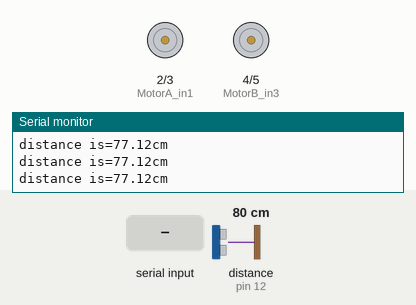
Simulated run of this sketch. Board: Arduino Uno, built with avr-gcc and run on an emulated ATmega328P. Parts: motor-driver pin pairs drawn as motors (green arrow = first pin HIGH = forward, orange = second pin HIGH = backward, longer = more drive, scaled by the enable pin), the last lines printed to the serial monitor. Wiring (inferred from the names in the program): ultrasonic range finder: trigger pin 13; echo pin 12. The inputs (shaded band) are chosen by the test bench; at power-on: distance to the obstacle (sensor on pin 12) 80 cm. The echo pulse lasts 58.3 µs per cm.

Above: at 1.2 s.
1.3 s: "0" received over Serial
2.8 s: "B" received over Serial
4.3 s: byte 53 ('5') received over Serial
At 4.7 s:
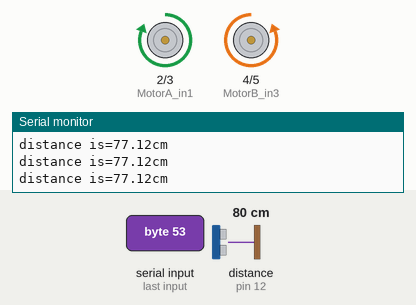
5.8 s: "F" received over Serial
At 7.0 s:
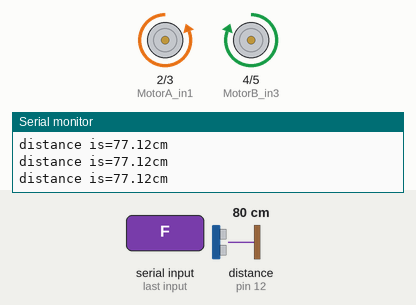
7.3 s: "1" received over Serial
At 8.1 s:
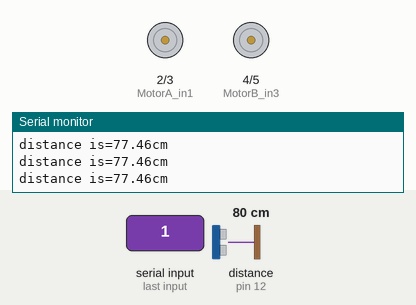
8.8 s: "R" received over Serial
Timing chart, 0 to 11.3 s (numbered marks = the images above; inputs shaded):
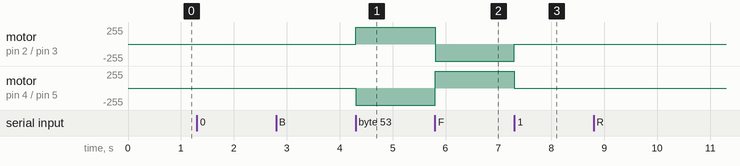

Measured:
- after the input at 4.3 s, motor on pin 2 (MotorA_in1) / pin 3 (MotorA_in2): stopped → forward 255/255 at once; motor on pin 4 (MotorB_in3) / pin 5 (MotorB_in4): stopped → backward 255/255 at once
- after the input at 5.8 s, motor on pin 2 (MotorA_in1) / pin 3 (MotorA_in2): forward 255/255 → backward 255/255 at once; motor on pin 4 (MotorB_in3) / pin 5 (MotorB_in4): backward 255/255 → forward 255/255 at once
- after the input at 7.3 s, motor on pin 2 (MotorA_in1) / pin 3 (MotorA_in2): backward 255/255 → stopped at once; motor on pin 4 (MotorB_in3) / pin 5 (MotorB_in4): forward 255/255 → stopped at once

The sketch:

sketch_sep24a.ino
```cpp
           //book 11 ,12,7,2,4,9,10,3,5 0,1
                     //  ,8,13     ,A0,A1,A2,A3,A4,A5


int trig = 13;    // sonar sensor
int echo = 12;
float distance=25;
float duration;


int MotorA_in1 =2;   //motor driver pin     motor A right side
int MotorA_in2 =3;
int MotorB_in3 =4;     // motor B left side
int MotorB_in4 =5;
int MotorA_PWM =A1;
int MotorB_PWM =A2;

char sms;
int spd= 150;

void setup() {
  Serial.begin(9600);
       pinMode(trig, OUTPUT);  //ultrasonic sensor
       pinMode(echo, INPUT);

  pinMode(MotorA_in1, OUTPUT);
  pinMode(MotorA_in2, OUTPUT);
  pinMode(MotorB_in3, OUTPUT);
  pinMode(MotorB_in4, OUTPUT);
  pinMode(MotorA_PWM, OUTPUT);
  pinMode(MotorB_PWM, OUTPUT);
}

void loop() {
             // default things
        analogWrite(MotorA_PWM, spd);   //used PWM
        analogWrite(MotorB_PWM, spd);

        //ultrasonic sensor
         sonar();


                        // iF you use Andriod Phone

   if(Serial.available()) {
   sms = Serial.read();
            if(distance <25 && distance!=0) {

            self();
            delay(200);
         }


      if(sms == 'B') {
    RobotBackward();
   }
   if(sms == 'F' && distance>25) {
    RobotForward();
   }
   if(sms == 'R' && distance>25) {
    RobotRight();
   }
   if(sms == 'L' && distance>25) {
    RobotLeft();
   }
      if(sms == 'S' && distance>25) {
    RobotStop();
   }

                      // Speed control
   if(sms == '0') {
    spd = 0;
   }
      if(sms == '1') {
    spd = 28;
   }
      if(sms == '2') {
    spd = 56;
   }
      if(sms == '3') {
    spd = 84;
   }
      if(sms == '4') {
    spd = 112;
   }
      if(sms == '5') {
    spd = 140;
   }
      if(sms == '6') {
    spd = 168;
   }
      if(sms == '7') {
    spd = 196;
   }
      if(sms == '8') {
    spd = 224;
   }
      if(sms == '9') {
    spd = 255;
   }

   }

}

// robot movement function
void RobotForward() {

  digitalWrite(MotorA_in1, LOW);  //clockwiwse
  digitalWrite(MotorA_in2, HIGH);
  digitalWrite(MotorB_in3, HIGH);
  digitalWrite(MotorB_in4, LOW);

}

void RobotStop() {

  digitalWrite(MotorA_in1, LOW);
  digitalWrite(MotorA_in2, LOW);
  digitalWrite(MotorB_in3, LOW);
  digitalWrite(MotorB_in4, LOW);

}

void RobotBackward() {

  digitalWrite(MotorA_in1, HIGH);
  digitalWrite(MotorA_in2, LOW);
  digitalWrite(MotorB_in3, LOW);
  digitalWrite(MotorB_in4, HIGH);

}


void RobotRight() {

    digitalWrite(MotorA_in1, HIGH);
  digitalWrite(MotorA_in2, LOW);
  digitalWrite(MotorB_in3, HIGH);
  digitalWrite(MotorB_in4, LOW);

}

void RobotLeft() {

    digitalWrite(MotorA_in1, LOW);
  digitalWrite(MotorA_in2, HIGH);
  digitalWrite(MotorB_in3, LOW);
  digitalWrite(MotorB_in4, HIGH);
}

void sonar() {
            digitalWrite(trig, LOW);
        delay(2);
        digitalWrite(trig, HIGH);
        delayMicroseconds(10);
        digitalWrite(trig,LOW);
        duration =pulseIn(echo, HIGH);
        distance=(duration*0.0332)/2;  // calculated in cm
        Serial.print("distance is=");
        Serial.print(distance);
        Serial.print("cm\n");
}


void self() {
  RobotBackward();
}
```
